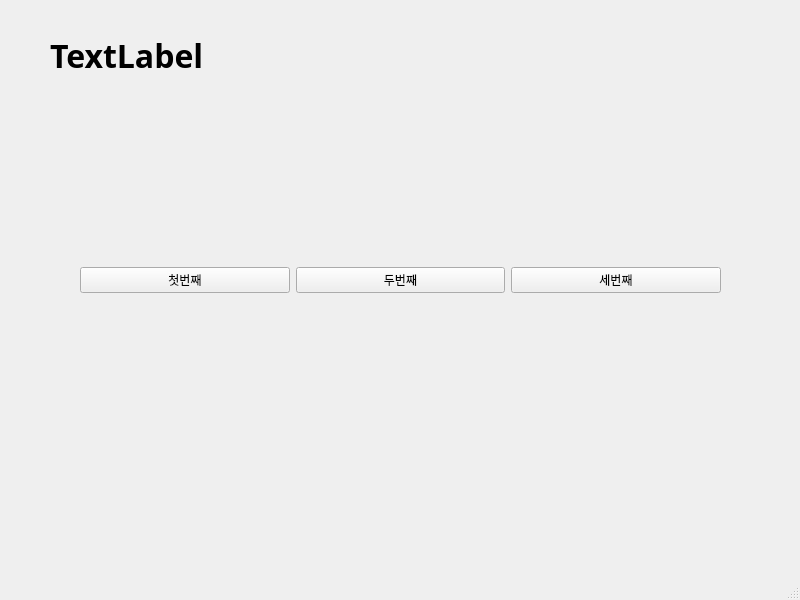
<?xml version="1.0" encoding="UTF-8"?>
<ui version="4.0">
 <class>MainWindow</class>
 <widget class="QMainWindow" name="MainWindow">
  <property name="geometry">
   <rect>
    <x>0</x>
    <y>0</y>
    <width>800</width>
    <height>600</height>
   </rect>
  </property>
  <property name="windowTitle">
   <string>MainWindow</string>
  </property>
  <widget class="QWidget" name="centralwidget">
   <widget class="QWidget" name="horizontalLayoutWidget">
    <property name="geometry">
     <rect>
      <x>80</x>
      <y>240</y>
      <width>641</width>
      <height>81</height>
     </rect>
    </property>
    <layout class="QHBoxLayout" name="horizontalLayout">
     <item>
      <widget class="QPushButton" name="pushButton">
       <property name="text">
        <string>첫번째</string>
       </property>
      </widget>
     </item>
     <item>
      <widget class="QPushButton" name="pushButton_2">
       <property name="text">
        <string>두번째</string>
       </property>
      </widget>
     </item>
     <item>
      <widget class="QPushButton" name="pushButton_3">
       <property name="text">
        <string>세번째</string>
       </property>
      </widget>
     </item>
    </layout>
   </widget>
   <widget class="QLabel" name="label">
    <property name="geometry">
     <rect>
      <x>50</x>
      <y>30</y>
      <width>671</width>
      <height>51</height>
     </rect>
    </property>
    <property name="font">
     <font>
      <family>맑은 고딕</family>
      <pointsize>24</pointsize>
      <weight>75</weight>
      <bold>true</bold>
     </font>
    </property>
    <property name="text">
     <string>TextLabel</string>
    </property>
   </widget>
  </widget>
  <widget class="QMenuBar" name="menubar">
   <property name="geometry">
    <rect>
     <x>0</x>
     <y>0</y>
     <width>800</width>
     <height>21</height>
    </rect>
   </property>
  </widget>
  <widget class="QStatusBar" name="statusbar"/>
 </widget>
 <resources/>
 <connections>
  <connection>
   <sender>pushButton</sender>
   <signal>clicked()</signal>
   <receiver>MainWindow</receiver>
   <slot>firstClick()</slot>
   <hints>
    <hint type="sourcelabel">
     <x>143</x>
     <y>302</y>
    </hint>
    <hint type="destinationlabel">
     <x>181</x>
     <y>352</y>
    </hint>
   </hints>
  </connection>
  <connection>
   <sender>pushButton_2</sender>
   <signal>clicked()</signal>
   <receiver>MainWindow</receiver>
   <slot>secondClick()</slot>
   <hints>
    <hint type="sourcelabel">
     <x>372</x>
     <y>301</y>
    </hint>
    <hint type="destinationlabel">
     <x>419</x>
     <y>352</y>
    </hint>
   </hints>
  </connection>
  <connection>
   <sender>pushButton_3</sender>
   <signal>clicked()</signal>
   <receiver>MainWindow</receiver>
   <slot>thirdClick()</slot>
   <hints>
    <hint type="sourcelabel">
     <x>575</x>
     <y>297</y>
    </hint>
    <hint type="destinationlabel">
     <x>621</x>
     <y>354</y>
    </hint>
   </hints>
  </connection>
 </connections>
 <slots>
  <slot>firstClick()</slot>
  <slot>secondClick()</slot>
  <slot>thirdClick()</slot>
 </slots>
</ui>
